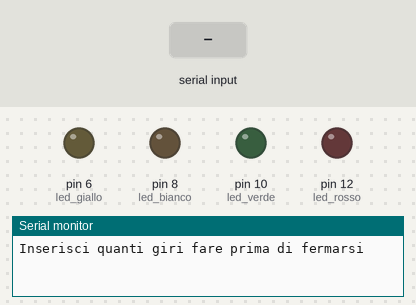
Simulated run of this sketch. Board: Arduino Uno, built with avr-gcc and run on an emulated ATmega328P. Parts: output pins drawn as LEDs (lit = HIGH), the last lines printed to the serial monitor. Dashed ring = blinking. Inputs (shaded band) come from the test bench. Random numbers use the default seed unless the sketch sets one.

Above: at 0.8 s.
0.9 s: "90,45,200\n" received over Serial
3.4 s: "30,150,10\n" received over Serial
5.9 s: "90,45\n" received over Serial
At 7.07 s:
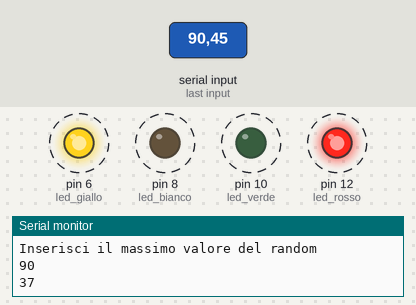
Timing chart, 0 to 14.9 s (numbered marks = the images above; inputs shaded):
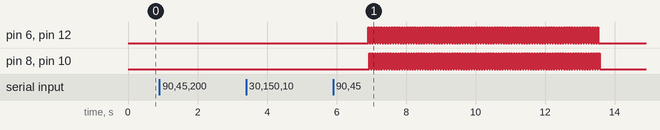

The sketch:

Verifica_16.02.19.ino
```cpp
int led_giallo=6;
int led_bianco=8;
int led_verde=10;
int led_rosso=12;
int aspetta=0;
int serial_begin=9600;
int i=0;
int giri=0;
int minimo=0;
int massimo=0;
void rg (void);
void bv (void);
void ripeti (void);
void setup() {
  pinMode(led_giallo, OUTPUT);
  pinMode(led_bianco, OUTPUT);
  pinMode(led_verde, OUTPUT);
  pinMode(led_rosso, OUTPUT);
  Serial.begin(serial_begin);
  Serial.println("Inserisci quanti giri fare prima di fermarsi");
  while(Serial.available()==0){}
  giri=Serial.readString().toInt();
  Serial.println(giri);
  Serial.println("Inserisci il minimo valore del random");
  while(Serial.available()==0){}
  minimo=Serial.readString().toInt();
  Serial.println(minimo);
  Serial.println("Inserisci il massimo valore del random");
  while(Serial.available()==0){}
  massimo=Serial.readString().toInt();
  Serial.println(massimo);
  aspetta = random(minimo,massimo);
  Serial.println(aspetta);
  }
  void rg (void){
    digitalWrite(led_rosso,HIGH);
    digitalWrite(led_giallo,HIGH);
    delay(aspetta);
    digitalWrite(led_rosso,LOW);
    digitalWrite(led_giallo,LOW);
  }
  void bv (void) {
    digitalWrite(led_bianco,HIGH);
    digitalWrite(led_verde,HIGH);
    delay(aspetta);
    digitalWrite(led_bianco,LOW);
    digitalWrite(led_verde,LOW);
  }
 void ripeti(void){
    rg();
  bv();
 }

void loop() {
while(i<giri){
  ripeti();
  i++;
}
}
```

Measured:
- after the input at 5.9 s, pin 6 (led_giallo), pin 8 (led_bianco), pin 10 (led_verde), pin 12 (led_rosso): alternates HIGH for 0.04 s and LOW for 0.04 s, 180 changes in all, then stays LOW, starting after 1.0 s
